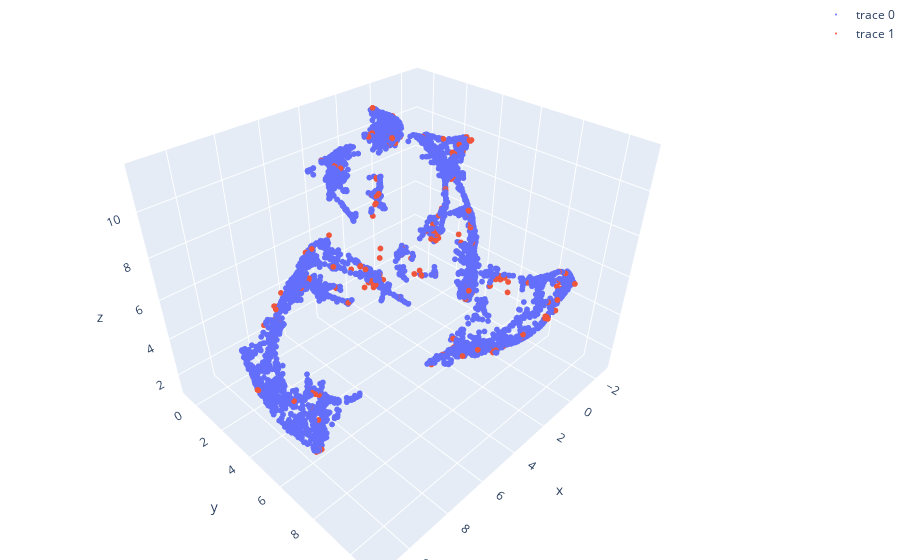

Notebook cell for this chart:
### Code cell
fig = go.Figure(data=[go.Scatter3d(x=df["x1"], y=df["x2"], z = df["x3"], mode='markers')])

fig.add_trace(go.Scatter3d(x= dfRep[dfRep["error"] == 1]["x1"], y=dfRep[dfRep["error"] == 1]["x2"], z=dfRep[dfRep["error"] == 1]["x3"], mode='markers'))
fig.update_traces(marker_size=2)


# tight layout
fig.update_layout(margin=dict(l=0, r=0, b=0, t=0))
fig.show()

### Figure 1 — Plotly figure (JSON) as saved in the notebook; plotly's stock layout.template omitted (floating-point values rounded to 4 significant figures; data arrays with more than 128 entries replaced by an {"elided": "..."} marker saying what was removed)
{"data": [{"marker": {"size": 2}, "mode": "markers", "type": "scatter3d", "x": {"elided": "5540 float values"}, "y": {"elided": "5540 float values"}, "z": {"elided": "5540 float values"}}, {"marker": {"size": 2}, "mode": "markers", "type": "scatter3d", "x": {"elided": "360 float values"}, "y": {"elided": "360 float values"}, "z": {"elided": "360 float values"}}], "layout": {"margin": {"b": 0, "l": 0, "r": 0, "t": 0}}}
